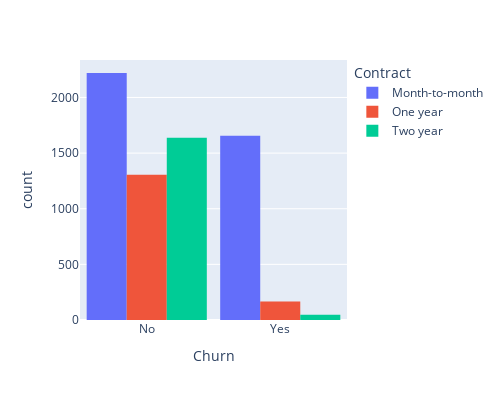
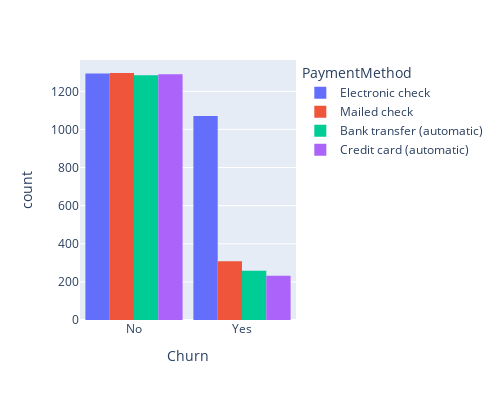

The notebook cell these images were saved under, in order:
### Markdown cell above
**Distribution of categorical data:**

### Code cell
for column in df.drop(['customerID', 'gender', 'SeniorCitizen', 'Partner', 'Dependents','tenure', 'PhoneService', 'MultipleLines', 'InternetService', 'OnlineSecurity', 'OnlineBackup', 'DeviceProtection', 'TechSupport','StreamingTV', 'PaperlessBilling', 'StreamingMovies', 'MonthlyCharges', 'TotalCharges', 'Churn'], axis=1):
    fig = px.histogram(df, x="Churn", color = column, barmode="group")
    fig.update_layout(width=500, height=400, bargap=0.1)
    fig.show()

### Figure 1 — Plotly figure (JSON) as saved in the notebook; plotly's stock layout.template omitted (floating-point values rounded to 4 significant figures; data arrays with more than 128 entries replaced by an {"elided": "..."} marker saying what was removed)
{"data": [{"alignmentgroup": "True", "bingroup": "x", "hovertemplate": "Contract=Month-to-month<br>Churn=%{x}<br>count=%{y}<extra></extra>", "legendgroup": "Month-to-month", "marker": {"color": "#636efa", "pattern": {"shape": ""}}, "name": "Month-to-month", "offsetgroup": "Month-to-month", "orientation": "v", "showlegend": true, "type": "histogram", "x": {"elided": "3875 str values"}, "xaxis": "x", "yaxis": "y"}, {"alignmentgroup": "True", "bingroup": "x", "hovertemplate": "Contract=One year<br>Churn=%{x}<br>count=%{y}<extra></extra>", "legendgroup": "One year", "marker": {"color": "#EF553B", "pattern": {"shape": ""}}, "name": "One year", "offsetgroup": "One year", "orientation": "v", "showlegend": true, "type": "histogram", "x": {"elided": "1472 str values"}, "xaxis": "x", "yaxis": "y"}, {"alignmentgroup": "True", "bingroup": "x", "hovertemplate": "Contract=Two year<br>Churn=%{x}<br>count=%{y}<extra></extra>", "legendgroup": "Two year", "marker": {"color": "#00cc96", "pattern": {"shape": ""}}, "name": "Two year", "offsetgroup": "Two year", "orientation": "v", "showlegend": true, "type": "histogram", "x": {"elided": "1685 str values"}, "xaxis": "x", "yaxis": "y"}], "layout": {"bargap": 0.1, "barmode": "group", "height": 400, "legend": {"title": {"text": "Contract"}, "tracegroupgap": 0}, "margin": {"t": 60}, "width": 500, "xaxis": {"anchor": "y", "domain": [0, 1], "title": {"text": "Churn"}}, "yaxis": {"anchor": "x", "domain": [0, 1], "title": {"text": "count"}}}}

### Figure 2 — Plotly figure (JSON) as saved in the notebook; plotly's stock layout.template omitted (floating-point values rounded to 4 significant figures; data arrays with more than 128 entries replaced by an {"elided": "..."} marker saying what was removed)
{"data": [{"alignmentgroup": "True", "bingroup": "x", "hovertemplate": "PaymentMethod=Electronic check<br>Churn=%{x}<br>count=%{y}<extra></extra>", "legendgroup": "Electronic check", "marker": {"color": "#636efa", "pattern": {"shape": ""}}, "name": "Electronic check", "offsetgroup": "Electronic check", "orientation": "v", "showlegend": true, "type": "histogram", "x": {"elided": "2365 str values"}, "xaxis": "x", "yaxis": "y"}, {"alignmentgroup": "True", "bingroup": "x", "hovertemplate": "PaymentMethod=Mailed check<br>Churn=%{x}<br>count=%{y}<extra></extra>", "legendgroup": "Mailed check", "marker": {"color": "#EF553B", "pattern": {"shape": ""}}, "name": "Mailed check", "offsetgroup": "Mailed check", "orientation": "v", "showlegend": true, "type": "histogram", "x": {"elided": "1604 str values"}, "xaxis": "x", "yaxis": "y"}, {"alignmentgroup": "True", "bingroup": "x", "hovertemplate": "PaymentMethod=Bank transfer (automatic)<br>Churn=%{x}<br>count=%{y}<extra></extra>", "legendgroup": "Bank transfer (automatic)", "marker": {"color": "#00cc96", "pattern": {"shape": ""}}, "name": "Bank transfer (automatic)", "offsetgroup": "Bank transfer (automatic)", "orientation": "v", "showlegend": true, "type": "histogram", "x": {"elided": "1542 str values"}, "xaxis": "x", "yaxis": "y"}, {"alignmentgroup": "True", "bingroup": "x", "hovertemplate": "PaymentMethod=Credit card (automatic)<br>Churn=%{x}<br>count=%{y}<extra></extra>", "legendgroup": "Credit card (automatic)", "marker": {"color": "#ab63fa", "pattern": {"shape": ""}}, "name": "Credit card (automatic)", "offsetgroup": "Credit card (automatic)", "orientation": "v", "showlegend": true, "type": "histogram", "x": {"elided": "1521 str values"}, "xaxis": "x", "yaxis": "y"}], "layout": {"bargap": 0.1, "barmode": "group", "height": 400, "legend": {"title": {"text": "PaymentMethod"}, "tracegroupgap": 0}, "margin": {"t": 60}, "width": 500, "xaxis": {"anchor": "y", "domain": [0, 1], "title": {"text": "Churn"}}, "yaxis": {"anchor": "x", "domain": [0, 1], "title": {"text": "count"}}}}
